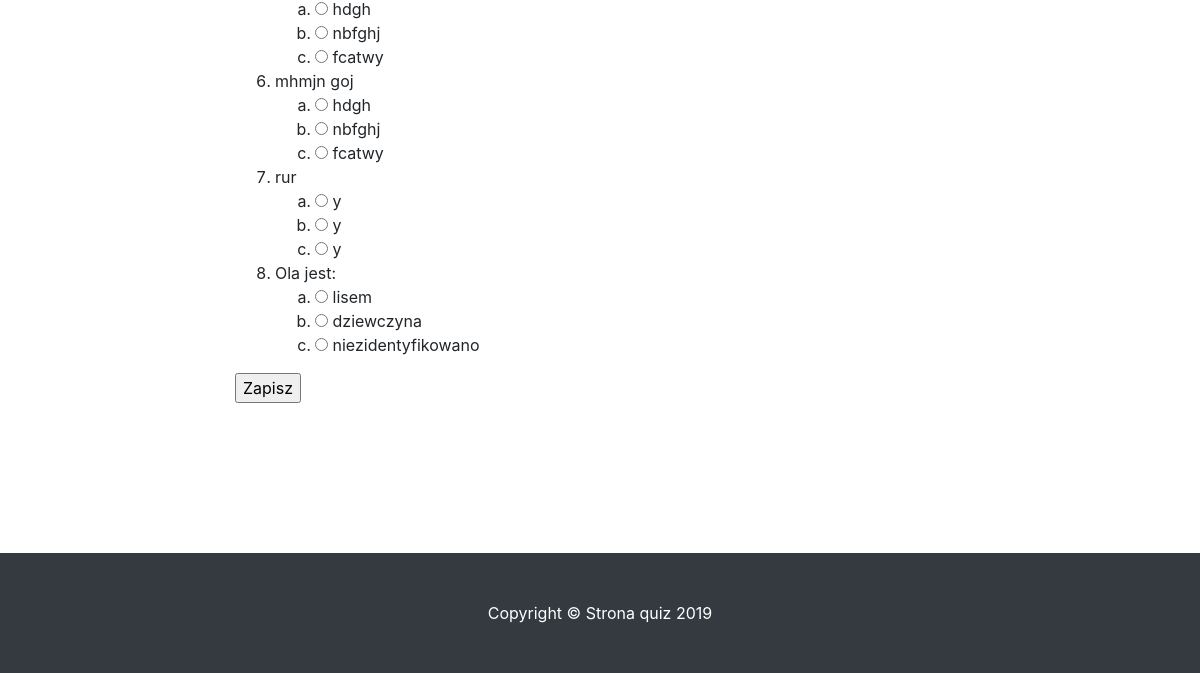
The page /quiz (lower part) on the database as committed earlier.
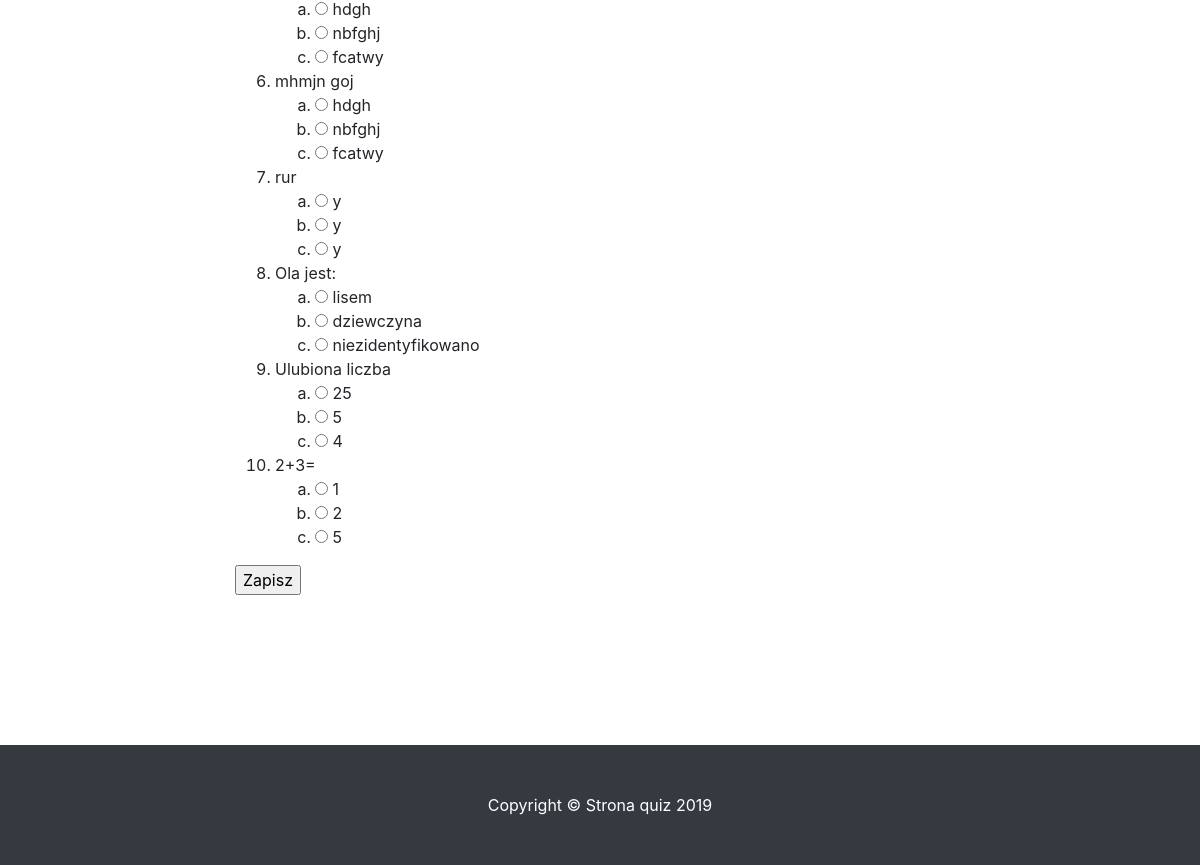
The same page on the database as committed later.
### modele.py (models this page shows)
class BazaModel(Model):
    class Meta:
        database = baza

class Odpowiedz(BazaModel):
    odpowiedz = CharField(null=False)
    pytanie = ForeignKeyField(Pytanie, related_name='odpowiedzi')
    odpok = IntegerField(default=0)

class Pytanie(BazaModel):
    pytanie = CharField(null=False)
    kategoria = ForeignKeyField(Kategoria, related_name='pytania')

### views.py (the view)
@app.route('/quiz', methods = ['GET', 'POST'])
def quiz():
    print(request.form)
    if request.method == 'POST':
        wynik = 0
        for pid, oid in request.form.items():
            odp = Odpowiedz().get(Odpowiedz.id == int(oid)).odpok
            if odp:
                wynik += 1
    pytania = Pytanie.select().join(Odpowiedz).distinct().order_by(Pytanie.id)
    return render_template('quiz.html', query = pytania)

### app.py (called while the page is built)
@app.before_request
def before_request():
    g.db = baza
    g.db.connect(reuse_if_open=True)

@app.after_request
def after_request(response):
    g.db.close()
    return response

### templates/quiz.html (shortened to what this page needs)
{% extends "szablon.html" %}
{% block tresc %}
    <form method="POST">
    <ol>
    {% for p in query %}
         <li>{{ p.pytanie }}
        <ol class="alfabet">
        {% for o in p.odpowiedzi %}
            <li>
                <input type="radio" value="{{ o.id }}" name="{{ p.id }}">
                {{ o.odpowiedz }}
            </li>
        {% endfor %}
        </ol>
        </li>
    {% endfor %}
    </ol>
    <input type="submit" value="Zapisz">
    </form>
{% endblock%}

### templates/szablon.html (shortened to what this page needs)
<!DOCTYPE html>
<html lang="pl">
  <head>
    <link href="{{ url_for('static', filename='vendor/bootstrap/css/bootstrap.min.css')}}" rel="stylesheet">
    <link href="{{ url_for('static', filename='css/scrolling-nav.css')}}" rel="stylesheet">
    <link href="{{ url_for('static', filename='css/style.css')}}" rel="stylesheet">
  </head>
  <body id="page-top">
    <section id="about">
      <div class="container">
        <div class="row">
          <div class="col-lg-8 mx-auto">
            {% block tresc %}{% endblock%}
          </div>
        </div>
      </div>
    </section>
    <footer class="py-5 bg-dark">
      <div class="container">
        <p class="m-0 text-center text-white">Copyright &copy; Strona quiz 2019</p>
      </div>
    </footer>
  </body>
</html>

### static/css/scrolling-nav.css (style rules this page uses)
section { padding: 150px 0; }

### static/css/style.css (style rules this page uses)
ol.alfabet { list-style-type: lower-alpha; }

Rows that differ between the two databases and show on the page:
added Pytanie: pytanie "Ulubiona liczba"
added Odpowiedz: odpowiedz "25", shown under "Ulubiona liczba"
added Odpowiedz: odpowiedz "5", shown under "Ulubiona liczba"
added Odpowiedz: odpowiedz "4", shown under "Ulubiona liczba"
added Pytanie: pytanie "2+3="
added Odpowiedz: odpowiedz "1", shown under "2+3="
added Odpowiedz: odpowiedz "2", shown under "2+3="
added Odpowiedz: odpowiedz "5", shown under "2+3="
